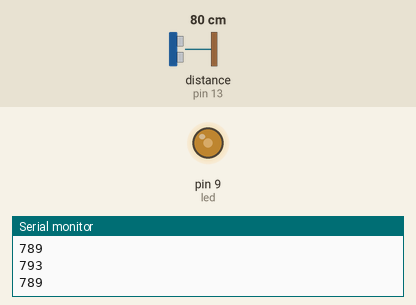
A sketch run on a simulated Arduino Uno, built with avr-gcc and run on an emulated ATmega328P. Parts: output pins drawn as LEDs (lit = HIGH), the last lines printed to the serial monitor. Wiring (inferred from the names in the program): ultrasonic range finder: trigger pin 12; echo pin 13. The inputs (shaded band) are chosen by the test bench; at power-on: distance to the obstacle (sensor on pin 13) 80 cm. The echo pulse lasts 58.3 µs per cm; pins used as bus, display or sensor lines are not drawn.

Above: at 1.26 s.
1.3 s: distance to the obstacle (sensor on pin 13) set to 2 cm
At 4.0 s:
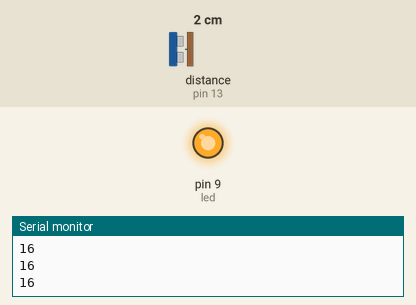
4.3 s: distance to the obstacle (sensor on pin 13) set to 60 cm
At 4.49 s:
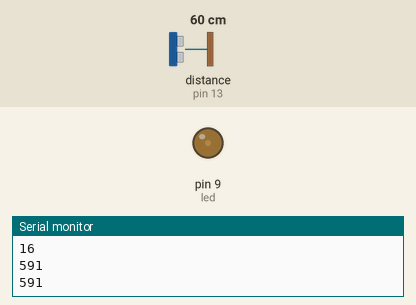
7.3 s: distance to the obstacle (sensor on pin 13) set to 120 cm
Timing chart, 0 to 10.3 s (numbered marks = the images above; inputs shaded):
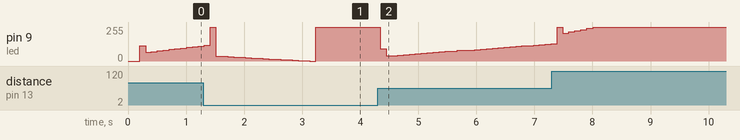

The sketch:

sketch_ultrasonic.ino
```cpp
// defines variables
double kp;
double ki;
double kd;
double p_term;
double i_term;
double d_term;
double PIDValue;
double setpoint;
int dt;
double error;
double last_error;
long duration;
int distance;
const int trigPin = 12;
const int echoPin = 13;
const int controlPin = 1;
unsigned long delay1 = 100;
unsigned long delay2 = 100;
unsigned long t1 ;
unsigned long t2 ;
double pidresult ;
int valor ;
const int led = 9;

void setup() {
  // initialize the serial port:
  pinMode(trigPin, OUTPUT); // Sets the trigPin as an Output
  pinMode(echoPin, INPUT); // Sets the echoPin as an Input
  Serial.begin(9600);
  kp = 0.1;
  ki = 0.01;
  kd = 0.1;
  setpoint = 250 ;
  last_error = 0 ;
  dt = 1000;
  t1 = t2 = millis() ;
}

void loop() {
  if(millis() - t1 > delay1) { //this will be executed every delay1 ms
    valor = 200  ;
    analogWrite(led,min(pidresult,255));
    t1 = millis();
  }
  if(millis() - t2 > delay2) { //this will be executed every delay1 ms
    digitalWrite(trigPin, LOW);
    delayMicroseconds(2);
    // Sets the trigPin on HIGH state for 10 micro seconds
    digitalWrite(trigPin, HIGH);
    delayMicroseconds(10);
    digitalWrite(trigPin, LOW);
    // Reads the echoPin, returns the sound wave travel time in microseconds
    duration = pulseIn(echoPin, HIGH);
    // Calculating the distance
    distance = duration*0.34/2;
    Serial.println(distance);
    pidresult = calculatePID(distance, setpoint, kp, ki, kd);
    t2 = millis() ;
    //delay(dt);
  }
}

double calculatePID(double distance, double setpoint, double kp, double ki, double kd) {
  double PIDValue ;
  error = distance - setpoint;
  p_term = kp*error;
  i_term = i_term + ki*error*dt/1000;
  d_term = kd*(error-last_error)*1000/dt;;
  last_error = error;
  PIDValue = p_term + i_term + d_term;
  //Serial.println(PIDValue);
  return PIDValue ;
 //analogWrite(controlPin, PIDValue);
}
```

Measured:
- after the input at 4.3 s, pin 9 (led): 255/255 → 92/255 after 0.05 s, → 38/255 0.10 s later, → 41/255 0.10 s later, → 45/255 0.10 s later, … (29 changes in this stretch)
